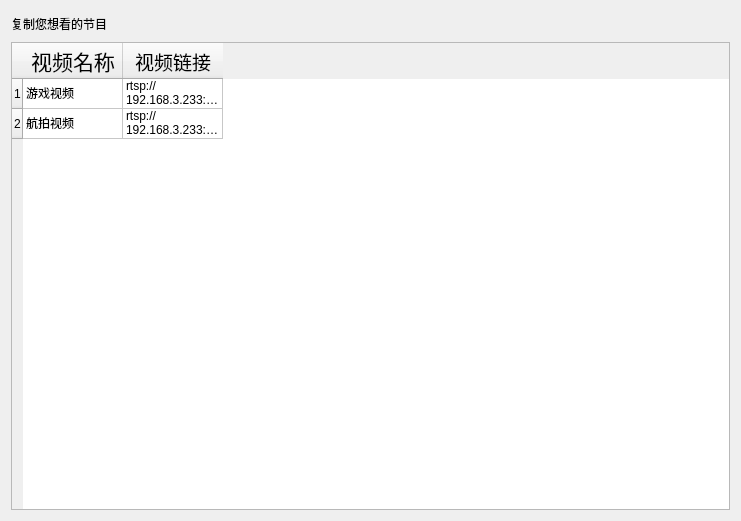
<?xml version="1.0" encoding="UTF-8"?>
<ui version="4.0">
 <class>Form</class>
 <widget class="QWidget" name="Form">
  <property name="geometry">
   <rect>
    <x>0</x>
    <y>0</y>
    <width>741</width>
    <height>521</height>
   </rect>
  </property>
  <property name="windowTitle">
   <string>媒体列表</string>
  </property>
  <layout class="QVBoxLayout" name="verticalLayout">
   <item>
    <widget class="QLabel" name="label">
     <property name="maximumSize">
      <size>
       <width>16777215</width>
       <height>25</height>
      </size>
     </property>
     <property name="text">
      <string>复制您想看的节目</string>
     </property>
    </widget>
   </item>
   <item>
    <widget class="QTableWidget" name="tableWidget">
     <property name="sizePolicy">
      <sizepolicy hsizetype="Preferred" vsizetype="Preferred">
       <horstretch>0</horstretch>
       <verstretch>0</verstretch>
      </sizepolicy>
     </property>
     <row>
      <property name="text">
       <string>1</string>
      </property>
     </row>
     <row>
      <property name="text">
       <string>2</string>
      </property>
     </row>
     <column>
      <property name="text">
       <string>视频名称</string>
      </property>
      <property name="font">
       <font>
        <family>阿里巴巴普惠体 Medium</family>
        <pointsize>16</pointsize>
       </font>
      </property>
     </column>
     <column>
      <property name="text">
       <string>视频链接</string>
      </property>
      <property name="font">
       <font>
        <family>阿里巴巴普惠体 Light</family>
        <pointsize>14</pointsize>
       </font>
      </property>
     </column>
     <item row="0" column="0">
      <property name="text">
       <string>游戏视频</string>
      </property>
     </item>
     <item row="0" column="1">
      <property name="text">
       <string>rtsp://192.168.3.233:8554/22-4.webm</string>
      </property>
     </item>
     <item row="1" column="0">
      <property name="text">
       <string>航拍视频</string>
      </property>
     </item>
     <item row="1" column="1">
      <property name="text">
       <string>rtsp://192.168.3.233:8554/test.mkv</string>
      </property>
     </item>
    </widget>
   </item>
  </layout>
 </widget>
 <resources/>
 <connections/>
</ui>
